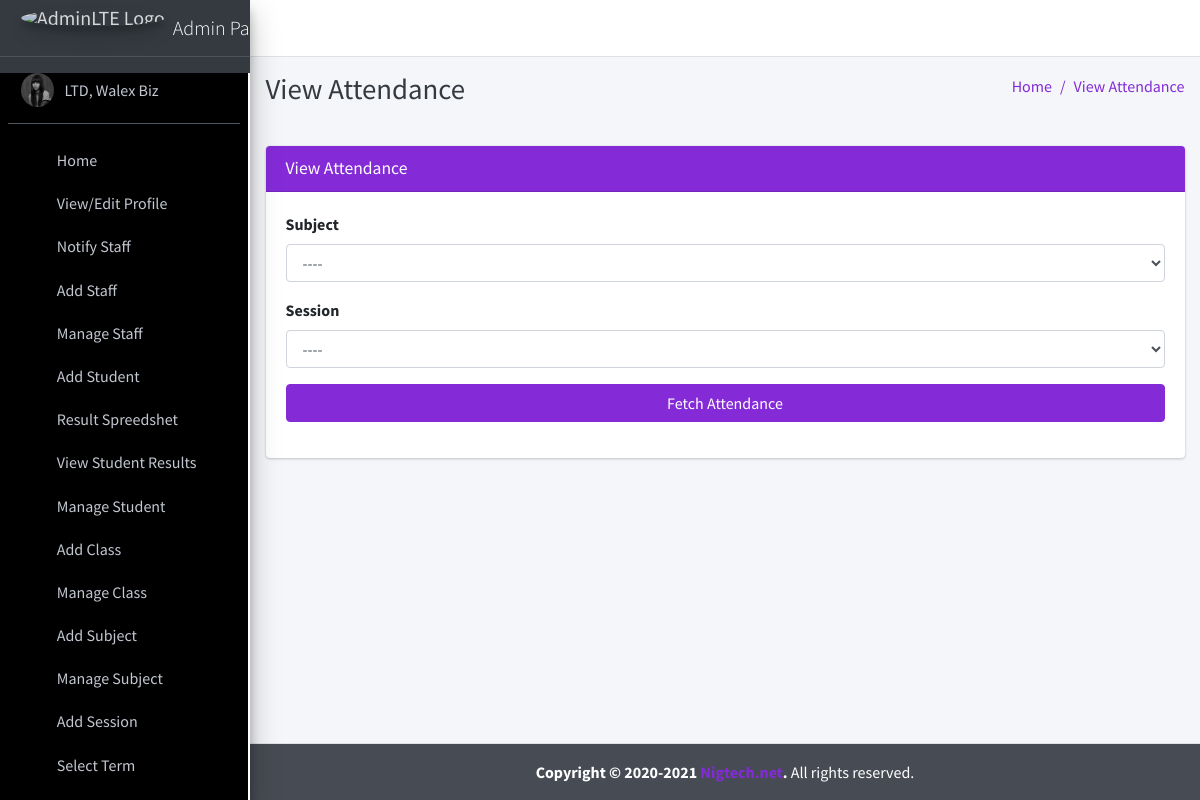
Page /attendance/view/ (signed in) on the committed database.
### main_app/models.py (models this page shows)
class CustomUser(AbstractUser):
    USER_TYPE = ((1, "HOD"), (2, "Staff"), (3, "Student"))
    GENDER = [("M", "Male"), ("F", "Female")]
    username = None  # Removed username, using email instead
    email = models.EmailField(unique=True)
    user_type = models.CharField(default=1, choices=USER_TYPE, max_length=1)
    gender = models.CharField(max_length=1, choices=GENDER)
    profile_pic = models.ImageField()
    address = models.TextField()
    fcm_token = models.TextField(default="")
    created_at = models.DateTimeField(auto_now_add=True)
    updated_at = models.DateTimeField(auto_now=True)
    USERNAME_FIELD = "email"
    REQUIRED_FIELDS = []
    objects = CustomUserManager()
    def __str__(self):
        return self.last_name + ", " + self.first_name

### main_app/hod_views.py (the view)
# urls.py: path("attendance/view/", hod_views.admin_view_attendance,
def admin_view_attendance(request):
    subjects = Subject.objects.all()
    sessions = Session.objects.all()
    context = {
        'subjects': subjects,
        'sessions': sessions,
        'page_title': 'View Attendance'
    }
    return render(request, "hod_template/admin_view_attendance.html", context)

### main_app/models.py (called while the page is built)
    def __str__(self):
        return str(self.term) + " From " + str(self.start_year) + " to " + str(self.end_year)

### main_app/templates/hod_template/admin_view_attendance.html (shortened to what this page needs)
{% extends 'main_app/base.html' %}
{% load static %}
{% block page_title %}{{page_title}}{% endblock page_title %}
{% block content %}
<section class="content">
    <div class="container-fluid">
        <div class="row">
            <div class="col-md-12">
                <div class="card card-primary">
                    <div class="card-header">
                        <h3 class="card-title">{{page_title}}</h3>
                    </div>
                    <div class="card-body">
                        <div class="form-group">
                            <label>Subject</label>
                            <select name="subject" class="form-control" id='subject'>
                                <option value="">----</option>
                            </select>
                        </div>
                        <div class="form-group">
                            <label>Session</label>
                            <select name="session" class="form-control" id='session'>
                                <option value="">----</option>
                            </select>
                        </div>
                        <div class="form-group"><div  style="display: none;" class="alert alert-danger" id='error_attendance'></div>
                             <button type="button" id='fetch_attendance' class="btn btn-primary btn-block">Fetch
                                    Attendance</button>
                        </div>
                </div>
            </div>
        </div>
    </div>
</section>
{% endblock content %}

### main_app/templates/main_app/sidebar_template.html (shortened to what this page needs)
{% load static %}
<aside class="main-sidebar sidebar-dark-primary elevation-4">
{% if request.user.user_type == '1' %}
    <a href="{% url 'admin_home' %}" class="brand-link">
        <img src="https://www.graphicsprings.com/filestorage/stencils/a85b7c149ea786ceeac77c4fa7fd7a56.png?width=500&height=500 " alt="AdminLTE Logo"
            class="brand-image img-circle elevation-3" style="opacity: .8">
        <span class="brand-text font-weight-light">Admin Panel</span>
    </a>
    <div class="sidebar" style="background-color: #000; color: #fff; border-right: 2px solid #fff;">
        <div class="user-panel mt-3 pb-3 mb-3 d-flex">
            <div class="image">
                <img src="{{ request.user.profile_pic}}" class="img-circle elevation-2" alt="User Image">
            </div>
            <div class="info">
                <a href="#" class="d-block">{{user}}</a>
            </div>
        </div>
        <nav class="mt-2">
            <ul class="nav nav-pills nav-sidebar flex-column" data-widget="treeview" role="menu" data-accordion="false">
                <li class="nav-item">
                    {% url 'admin_home' as admin_home %}
                    <a href="{{admin_home}}" class="nav-link {% if admin_home == request.path %} active {% endif %}">
                        <i class="nav-icon fas fa-home"></i>
                        <p>
                            Home
                        </p>
                    </a>
                </li>
                <li class="nav-item">
                    {% url 'admin_view_profile' as admin_view_profile %}
                    <a href="{{admin_view_profile}}" class="nav-link {% if admin_view_profile == request.path %} active {% endif %}">
                        <i class="nav-icon fas fa-user"></i>
                        <p>
                            View/Edit Profile
                        </p>
                    </a>
                </li>
                <li class="nav-item">
                    {% url 'admin_notify_staff' as admin_notify_staff %}
                    <a href="{{admin_notify_staff}}" class="nav-link {% if admin_notify_staff == request.path %} active {% endif %}">
                        <i class="nav-icon fas fa-envelope"></i>
                        <p>
                            Notify Staff
                        </p>
                    </a>
                </li>
                <li class="nav-item">
                    {% url 'add_staff' as add_staff %}
                    <a href="{{add_staff}}" class="nav-link {% if add_staff == request.path %} active {% endif %}">
                        <i class="nav-icon fas fa-plus-circle"></i>
                        <p>
                            Add Staff
                        </p>
                    </a>
                </li>
                <li class="nav-item">
                    {% url 'manage_staff' as manage_staff %}
                    {% url 'edit_staff' staff_id as edit_staff %}
                    <a href="{{manage_staff}}"
                        class="nav-link {% if manage_staff == request.path or request.path == edit_staff %} active {% endif %}">
                        <i class="nav-icon fas fa-tasks"></i>
                        <p>
                            Manage Staff
                        </p>
                    </a>
                </li>
                <li class="nav-item">
                    {% url 'add_student' as add_student %}
                    <a href="{{add_student}}" class="nav-link  {% if add_student == request.path %} active {% endif %}">
                        <i class="nav-icon fas fa-plus-circle"></i>
                        <p>
                            Add Student
                        </p>
                    </a>
                </li>
                <li class="nav-item">
                    {% url 'check_result_history' as check_result_history %}
                    <a href="{{check_result_history}}" class="nav-link  {% if check_result_history == request.path %} active {% endif %}">
                        <i class="nav-icon fas fa-plus-circle"></i>
                        <p>
                            Result Spreedshet
                        </p>
                    </a>
                </li>
                <li class="nav-item ">
                    <a href="#" class="nav-link">
                     <i class="nav-icon fas fa-copy"></i>
                        <p>
                        View Student Results
                        <i class="fas fa-angle-left right"></i>
                        </p>
                    </a>
                </li>
                <li class="nav-item">
                    {% url 'manage_student' as manage_student %}
                    {% url 'edit_student' student_id as edit_student %}
                    <a href="{{manage_student}}"
                        class="nav-link  {% if edit_student == request.path or manage_student == request.path %} active {% endif %}">
                        <i class="nav-icon fas fa-tasks"></i>
                        <p>
                            Manage Student
                        </p>
                    </a>
                </li>
                <li class="nav-item">
                    {% url 'add_course' as add_course %}
                    <a href="{{add_course}}" class="nav-link  {% if add_course == request.path %} active {% endif %}">
                        <i class="nav-icon fas fa-book"></i>
                        <p>
                            Add Class
                        </p>
                    </a>
                </li>
                <li class="nav-item">
                    {% url 'manage_course' as manage_course %}
                    {% url 'edit_course' course_id as edit_course %}
                    <a href="{{manage_course}}"
                        class="nav-link  {% if edit_course == request.path or manage_course == request.path %} active {% endif %}">
                        <i class="nav-icon fas fa-book-open"></i>
                        <p>
                            Manage Class
                        </p>
                    </a>
                </li>
                <li class="nav-item">
                    {% url 'add_subject' as add_subject %}
                    <a href="{{add_subject}}" class="nav-link  {% if add_subject == request.path %} active {% endif %}">
                        <i class="nav-icon fas fa-book-reader"></i>
                        <p>
                            Add Subject
                        </p>
                    </a>
                </li>
                <li class="nav-item">
                    {% url 'manage_subject' as manage_subject %}
                    {% url 'edit_subject' subject_id as edit_subject %}
                    <a href="{{manage_subject}}"
                        class="nav-link  {% if edit_subject == request.path or manage_subject == request.path %} active {% endif %}">
                        <i class="nav-icon fas fa-th"></i>
                        <p>
                            Manage Subject
                        </p>
                    </a>
                </li>
                <li class="nav-item">
                    {% url 'add_session' as add_session %}
                    <a href="{{add_session}}" class="nav-link  {% if add_session == request.path %} active {% endif %}">
                        <i class="nav-icon fas fa-book-open"></i>
                        <p>
                            Add Session
                        </p>
                    </a>
                </li>
                <li class="nav-item">
                    {% url 'select_term' as select_term %}
                    <a href="{{select_term}}" class="nav-link  {% if select_term == request.path %} active {% endif %}">
                        <i class="nav-icon fas fa-book-open"></i>
                        <p>
                            Select Term
                        </p>
                    </a>
                </li>
                <li class="nav-item">
                {% url 'manage_session' as manage_session %}
                {% url 'edit_session' session_id as edit_session %}
                <a href="{{manage_session}}"
                    class="nav-link  {% if edit_session == request.path or manage_session == request.path %} active {% endif %}">
                </a>
                </li>
{% endif %}
</ul>
</nav>
</div>
</aside>

### rows in the picture
CustomUser: user.profile_pic (picture), last_name+first_name "LTD, Walex Biz"

### other values in the picture
{{ page_title }} "View Attendance"
